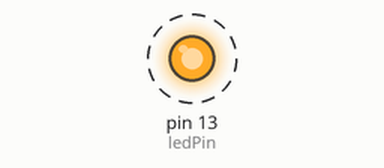
Simulated run of this sketch. Board: Arduino Uno, built with avr-gcc and run on an emulated ATmega328P. Parts: output pins drawn as LEDs (lit = HIGH). Dashed ring = blinking. What the sketch prints to the serial monitor is not drawn.

Above: at 0.2 s.
Timing chart, 0 to 3.0 s (numbered marks = the images above):
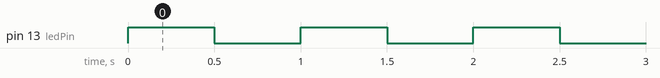

The sketch:

BlinkMedioSegundo.ino
```cpp
// Definimos el pin del LED
int ledPin = 13;

// Configuramos el pin como salida
void setup() {
  Serial.begin(9600);
  pinMode(ledPin, OUTPUT);
}

// Hacemos parpadear el LED
void loop() {
  Serial.println("--Prendido!");
  digitalWrite(ledPin, HIGH); // encendemos el LED
  delay(500); // esperamos medio segundo
  digitalWrite(ledPin, LOW); // apagamos el LED
  Serial.println("Apagado!");
  delay(500); // esperamos medio segundo
}
```

Measured:
- by itself, pin 13 (ledPin): alternates HIGH for 0.50 s and LOW for 0.50 s
